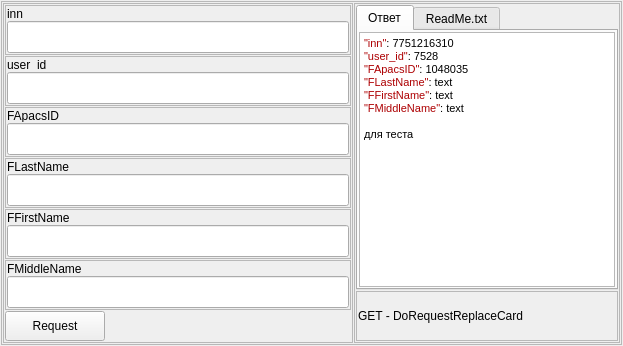
          <widget class="QWidget" name="tab_28">
           <attribute name="title">
            <string>Перевыпуск CardHolder</string>
           </attribute>
           <layout class="QHBoxLayout" name="horizontalLayout_15">
            <property name="spacing">
             <number>1</number>
            </property>
            <property name="leftMargin">
             <number>1</number>
            </property>
            <property name="topMargin">
             <number>1</number>
            </property>
            <property name="rightMargin">
             <number>1</number>
            </property>
            <property name="bottomMargin">
             <number>1</number>
            </property>
            <item>
             <widget class="QFrame" name="frame_39">
              <property name="frameShape">
               <enum>QFrame::StyledPanel</enum>
              </property>
              <property name="frameShadow">
               <enum>QFrame::Raised</enum>
              </property>
              <layout class="QHBoxLayout" name="horizontalLayout_16">
               <property name="spacing">
                <number>1</number>
               </property>
               <property name="leftMargin">
                <number>1</number>
               </property>
               <property name="topMargin">
                <number>1</number>
               </property>
               <property name="rightMargin">
                <number>1</number>
               </property>
               <property name="bottomMargin">
                <number>1</number>
               </property>
               <item alignment="Qt::AlignTop">
                <widget class="QFrame" name="frame_40">
                 <property name="minimumSize">
                  <size>
                   <width>350</width>
                   <height>0</height>
                  </size>
                 </property>
                 <property name="maximumSize">
                  <size>
                   <width>350</width>
                   <height>16777215</height>
                  </size>
                 </property>
                 <property name="frameShape">
                  <enum>QFrame::StyledPanel</enum>
                 </property>
                 <property name="frameShadow">
                  <enum>QFrame::Raised</enum>
                 </property>
                 <layout class="QVBoxLayout" name="verticalLayout_29">
                  <property name="spacing">
                   <number>1</number>
                  </property>
                  <property name="leftMargin">
                   <number>1</number>
                  </property>
                  <property name="topMargin">
                   <number>1</number>
                  </property>
                  <property name="rightMargin">
                   <number>1</number>
                  </property>
                  <property name="bottomMargin">
                   <number>1</number>
                  </property>
                  <item>
                   <widget class="QFrame" name="frame_42">
                    <property name="minimumSize">
                     <size>
                      <width>0</width>
                      <height>50</height>
                     </size>
                    </property>
                    <property name="maximumSize">
                     <size>
                      <width>16777215</width>
                      <height>50</height>
                     </size>
                    </property>
                    <property name="frameShape">
                     <enum>QFrame::StyledPanel</enum>
                    </property>
                    <property name="frameShadow">
                     <enum>QFrame::Raised</enum>
                    </property>
                    <layout class="QVBoxLayout" name="verticalLayout_31">
                     <property name="spacing">
                      <number>1</number>
                     </property>
                     <property name="leftMargin">
                      <number>1</number>
                     </property>
                     <property name="topMargin">
                      <number>1</number>
                     </property>
                     <property name="rightMargin">
                      <number>1</number>
                     </property>
                     <property name="bottomMargin">
                      <number>1</number>
                     </property>
                     <item>
                      <widget class="QLabel" name="label_19">
                       <property name="minimumSize">
                        <size>
                         <width>0</width>
                         <height>13</height>
                        </size>
                       </property>
                       <property name="maximumSize">
                        <size>
                         <width>16777215</width>
                         <height>13</height>
                        </size>
                       </property>
                       <property name="text">
                        <string>inn</string>
                       </property>
                      </widget>
                     </item>
                     <item>
                      <widget class="QLineEdit" name="text_inn_DoRequestReplaceCard">
                       <property name="minimumSize">
                        <size>
                         <width>0</width>
                         <height>32</height>
                        </size>
                       </property>
                       <property name="text">
                        <string/>
                       </property>
                      </widget>
                     </item>
                    </layout>
                   </widget>
                  </item>
                  <item>
                   <widget class="QFrame" name="frame_41">
                    <property name="minimumSize">
                     <size>
                      <width>0</width>
                      <height>50</height>
                     </size>
                    </property>
                    <property name="maximumSize">
                     <size>
                      <width>16777215</width>
                      <height>50</height>
                     </size>
                    </property>
                    <property name="frameShape">
                     <enum>QFrame::StyledPanel</enum>
                    </property>
                    <property name="frameShadow">
                     <enum>QFrame::Raised</enum>
                    </property>
                    <layout class="QVBoxLayout" name="verticalLayout_30">
                     <property name="spacing">
                      <number>1</number>
                     </property>
                     <property name="leftMargin">
                      <number>1</number>
                     </property>
                     <property name="topMargin">
                      <number>1</number>
                     </property>
                     <property name="rightMargin">
                      <number>1</number>
                     </property>
                     <property name="bottomMargin">
                      <number>1</number>
                     </property>
                     <item>
                      <widget class="QLabel" name="label_18">
                       <property name="minimumSize">
                        <size>
                         <width>0</width>
                         <height>13</height>
                        </size>
                       </property>
                       <property name="maximumSize">
                        <size>
                         <width>16777215</width>
                         <height>13</height>
                        </size>
                       </property>
                       <property name="text">
                        <string>user_id</string>
                       </property>
                      </widget>
                     </item>
                     <item>
                      <widget class="QLineEdit" name="text_user_id_DoRequestReplaceCard">
                       <property name="minimumSize">
                        <size>
                         <width>0</width>
                         <height>32</height>
                        </size>
                       </property>
                      </widget>
                     </item>
                    </layout>
                   </widget>
                  </item>
                  <item>
                   <widget class="QFrame" name="frame_47">
                    <property name="minimumSize">
                     <size>
                      <width>0</width>
                      <height>50</height>
                     </size>
                    </property>
                    <property name="maximumSize">
                     <size>
                      <width>16777215</width>
                      <height>50</height>
                     </size>
                    </property>
                    <property name="frameShape">
                     <enum>QFrame::StyledPanel</enum>
                    </property>
                    <property name="frameShadow">
                     <enum>QFrame::Raised</enum>
                    </property>
                    <layout class="QVBoxLayout" name="verticalLayout_34">
                     <property name="spacing">
                      <number>1</number>
                     </property>
                     <property name="leftMargin">
                      <number>1</number>
                     </property>
                     <property name="topMargin">
                      <number>1</number>
                     </property>
                     <property name="rightMargin">
                      <number>1</number>
                     </property>
                     <property name="bottomMargin">
                      <number>1</number>
                     </property>
                     <item>
                      <widget class="QLabel" name="label_25">
                       <property name="minimumSize">
                        <size>
                         <width>0</width>
                         <height>13</height>
                        </size>
                       </property>
                       <property name="maximumSize">
                        <size>
                         <width>16777215</width>
                         <height>13</height>
                        </size>
                       </property>
                       <property name="text">
                        <string>FApacsID</string>
                       </property>
                      </widget>
                     </item>
                     <item>
                      <widget class="QLineEdit" name="text_FApacsID_DoRequestReplaceCard">
                       <property name="minimumSize">
                        <size>
                         <width>0</width>
                         <height>32</height>
                        </size>
                       </property>
                      </widget>
                     </item>
                    </layout>
                   </widget>
                  </item>
                  <item>
                   <widget class="QFrame" name="frame_43">
                    <property name="minimumSize">
                     <size>
                      <width>0</width>
                      <height>50</height>
                     </size>
                    </property>
                    <property name="maximumSize">
                     <size>
                      <width>16777215</width>
                      <height>50</height>
                     </size>
                    </property>
                    <property name="frameShape">
                     <enum>QFrame::StyledPanel</enum>
                    </property>
                    <property name="frameShadow">
                     <enum>QFrame::Raised</enum>
                    </property>
                    <layout class="QVBoxLayout" name="verticalLayout_32">
                     <property name="spacing">
                      <number>1</number>
                     </property>
                     <property name="leftMargin">
                      <number>1</number>
                     </property>
                     <property name="topMargin">
                      <number>1</number>
                     </property>
                     <property name="rightMargin">
                      <number>1</number>
                     </property>
                     <property name="bottomMargin">
                      <number>1</number>
                     </property>
                     <item>
                      <widget class="QLabel" name="label_21">
                       <property name="minimumSize">
                        <size>
                         <width>0</width>
                         <height>13</height>
                        </size>
                       </property>
                       <property name="maximumSize">
                        <size>
                         <width>16777215</width>
                         <height>13</height>
                        </size>
                       </property>
                       <property name="text">
                        <string>FLastName</string>
                       </property>
                      </widget>
                     </item>
                     <item>
                      <widget class="QLineEdit" name="text_FLastName_DoRequestReplaceCard">
                       <property name="minimumSize">
                        <size>
                         <width>0</width>
                         <height>32</height>
                        </size>
                       </property>
                      </widget>
                     </item>
                    </layout>
                   </widget>
                  </item>
                  <item>
                   <widget class="QFrame" name="frame_46">
                    <property name="minimumSize">
                     <size>
                      <width>0</width>
                      <height>50</height>
                     </size>
                    </property>
                    <property name="maximumSize">
                     <size>
                      <width>16777215</width>
                      <height>50</height>
                     </size>
                    </property>
                    <property name="frameShape">
                     <enum>QFrame::StyledPanel</enum>
                    </property>
                    <property name="frameShadow">
                     <enum>QFrame::Raised</enum>
                    </property>
                    <layout class="QVBoxLayout" name="verticalLayout_33">
                     <property name="spacing">
                      <number>1</number>
                     </property>
                     <property name="leftMargin">
                      <number>1</number>
                     </property>
                     <property name="topMargin">
                      <number>1</number>
                     </property>
                     <property name="rightMargin">
                      <number>1</number>
                     </property>
                     <property name="bottomMargin">
                      <number>1</number>
                     </property>
                     <item>
                      <widget class="QLabel" name="label_24">
                       <property name="minimumSize">
                        <size>
                         <width>0</width>
                         <height>13</height>
                        </size>
                       </property>
                       <property name="maximumSize">
                        <size>
                         <width>16777215</width>
                         <height>13</height>
                        </size>
                       </property>
                       <property name="text">
                        <string>FFirstName</string>
                       </property>
                      </widget>
                     </item>
                     <item>
                      <widget class="QLineEdit" name="text_FFirstName_DoRequestReplaceCard">
                       <property name="minimumSize">
                        <size>
                         <width>0</width>
                         <height>32</height>
                        </size>
                       </property>
                      </widget>
                     </item>
                    </layout>
                   </widget>
                  </item>
                  <item>
                   <widget class="QFrame" name="frame_48">
                    <property name="minimumSize">
                     <size>
                      <width>0</width>
                      <height>50</height>
                     </size>
                    </property>
                    <property name="maximumSize">
                     <size>
                      <width>16777215</width>
                      <height>50</height>
                     </size>
                    </property>
                    <property name="frameShape">
                     <enum>QFrame::StyledPanel</enum>
                    </property>
                    <property name="frameShadow">
                     <enum>QFrame::Raised</enum>
                    </property>
                    <layout class="QVBoxLayout" name="verticalLayout_35">
                     <property name="spacing">
                      <number>1</number>
                     </property>
                     <property name="leftMargin">
                      <number>1</number>
                     </property>
                     <property name="topMargin">
                      <number>1</number>
                     </property>
                     <property name="rightMargin">
                      <number>1</number>
                     </property>
                     <property name="bottomMargin">
                      <number>1</number>
                     </property>
                     <item>
                      <widget class="QLabel" name="label_26">
                       <property name="minimumSize">
                        <size>
                         <width>0</width>
                         <height>13</height>
                        </size>
                       </property>
                       <property name="maximumSize">
                        <size>
                         <width>16777215</width>
                         <height>13</height>
                        </size>
                       </property>
                       <property name="text">
                        <string>FMiddleName</string>
                       </property>
                      </widget>
                     </item>
                     <item>
                      <widget class="QLineEdit" name="text_FMiddleName_DoRequestReplaceCard">
                       <property name="minimumSize">
                        <size>
                         <width>0</width>
                         <height>32</height>
                        </size>
                       </property>
                      </widget>
                     </item>
                    </layout>
                   </widget>
                  </item>
                  <item>
                   <widget class="QPushButton" name="bt_DoRequestReplaceCard">
                    <property name="minimumSize">
                     <size>
                      <width>100</width>
                      <height>30</height>
                     </size>
                    </property>
                    <property name="maximumSize">
                     <size>
                      <width>100</width>
                      <height>30</height>
                     </size>
                    </property>
                    <property name="text">
                     <string>Request</string>
                    </property>
                   </widget>
                  </item>
                 </layout>
                </widget>
               </item>
               <item>
                <widget class="QFrame" name="frame_53">
                 <property name="frameShape">
                  <enum>QFrame::StyledPanel</enum>
                 </property>
                 <property name="frameShadow">
                  <enum>QFrame::Raised</enum>
                 </property>
                 <layout class="QVBoxLayout" name="verticalLayout_37">
                  <property name="spacing">
                   <number>1</number>
                  </property>
                  <property name="leftMargin">
                   <number>1</number>
                  </property>
                  <property name="topMargin">
                   <number>1</number>
                  </property>
                  <property name="rightMargin">
                   <number>1</number>
                  </property>
                  <property name="bottomMargin">
                   <number>1</number>
                  </property>
                  <item>
                   <widget class="QTabWidget" name="tabWidget_15">
                    <property name="currentIndex">
                     <number>0</number>
                    </property>
                    <widget class="QWidget" name="tab_41">
                     <attribute name="title">
                      <string>Ответ</string>
                     </attribute>
                     <layout class="QHBoxLayout" name="horizontalLayout_72">
                      <property name="spacing">
                       <number>1</number>
                      </property>
                      <property name="leftMargin">
                       <number>1</number>
                      </property>
                      <property name="topMargin">
                       <number>1</number>
                      </property>
                      <property name="rightMargin">
                       <number>1</number>
                      </property>
                      <property name="bottomMargin">
                       <number>1</number>
                      </property>
                      <item>
                       <widget class="QTextBrowser" name="browser_DoRequestReplaceCard">
                        <property name="html">
                         <string>&lt;!DOCTYPE HTML PUBLIC &quot;-//W3C//DTD HTML 4.0//EN&quot; &quot;http://www.w3.org/TR/REC-html40/strict.dtd&quot;&gt;
&lt;html&gt;&lt;head&gt;&lt;meta name=&quot;qrichtext&quot; content=&quot;1&quot; /&gt;&lt;style type=&quot;text/css&quot;&gt;
p, li { white-space: pre-wrap; }
&lt;/style&gt;&lt;/head&gt;&lt;body style=&quot; font-family:'MS Shell Dlg 2'; font-size:8.25pt; font-weight:400; font-style:normal;&quot;&gt;
&lt;p style=&quot; margin-top:0px; margin-bottom:0px; margin-left:0px; margin-right:0px; -qt-block-indent:0; text-indent:0px;&quot;&gt;&lt;span style=&quot; font-family:'IBMPlexMono,  Courier New , monospace,Consolas,Courier New,monospace'; font-size:8pt; color:#ad0002;&quot;&gt;&amp;quot;inn&amp;quot;&lt;/span&gt;&lt;span style=&quot; font-family:'IBMPlexMono,  Courier New , monospace,Consolas,Courier New,monospace'; font-size:8pt; color:#000000;&quot;&gt;: 7751216310&lt;/span&gt;&lt;/p&gt;
&lt;p style=&quot; margin-top:0px; margin-bottom:0px; margin-left:0px; margin-right:0px; -qt-block-indent:0; text-indent:0px;&quot;&gt;&lt;span style=&quot; font-family:'IBMPlexMono,  Courier New , monospace,Consolas,Courier New,monospace'; font-size:8pt; color:#ad0002;&quot;&gt;&amp;quot;user_id&amp;quot;&lt;/span&gt;&lt;span style=&quot; font-family:'IBMPlexMono,  Courier New , monospace,Consolas,Courier New,monospace'; font-size:8pt; color:#000000;&quot;&gt;: 7528&lt;/span&gt;&lt;/p&gt;
&lt;p style=&quot; margin-top:0px; margin-bottom:0px; margin-left:0px; margin-right:0px; -qt-block-indent:0; text-indent:0px;&quot;&gt;&lt;span style=&quot; font-family:'IBMPlexMono,  Courier New , monospace,Consolas,Courier New,monospace'; font-size:8pt; color:#ad0002;&quot;&gt;&amp;quot;FApacsID&amp;quot;&lt;/span&gt;&lt;span style=&quot; font-family:'IBMPlexMono,  Courier New , monospace,Consolas,Courier New,monospace'; font-size:8pt; color:#000000;&quot;&gt;: 1048035&lt;/span&gt;&lt;/p&gt;
&lt;p style=&quot; margin-top:0px; margin-bottom:0px; margin-left:0px; margin-right:0px; -qt-block-indent:0; text-indent:0px;&quot;&gt;&lt;span style=&quot; font-family:'IBMPlexMono,  Courier New , monospace,Consolas,Courier New,monospace'; font-size:8pt; color:#ad0002;&quot;&gt;&amp;quot;FLastName&amp;quot;&lt;/span&gt;&lt;span style=&quot; font-family:'IBMPlexMono,  Courier New , monospace,Consolas,Courier New,monospace'; font-size:8pt; color:#000000;&quot;&gt;: text&lt;/span&gt;&lt;/p&gt;
&lt;p style=&quot; margin-top:0px; margin-bottom:0px; margin-left:0px; margin-right:0px; -qt-block-indent:0; text-indent:0px;&quot;&gt;&lt;span style=&quot; font-family:'IBMPlexMono,  Courier New , monospace,Consolas,Courier New,monospace'; font-size:8pt; color:#ad0002;&quot;&gt;&amp;quot;FFirstName&amp;quot;&lt;/span&gt;&lt;span style=&quot; font-family:'IBMPlexMono,  Courier New , monospace,Consolas,Courier New,monospace'; font-size:8pt; color:#000000;&quot;&gt;: text&lt;/span&gt;&lt;/p&gt;
&lt;p style=&quot; margin-top:0px; margin-bottom:0px; margin-left:0px; margin-right:0px; -qt-block-indent:0; text-indent:0px;&quot;&gt;&lt;span style=&quot; font-family:'IBMPlexMono,  Courier New , monospace,Consolas,Courier New,monospace'; font-size:8pt; color:#ad0002;&quot;&gt;&amp;quot;FMiddleName&amp;quot;&lt;/span&gt;&lt;span style=&quot; font-family:'IBMPlexMono,  Courier New , monospace,Consolas,Courier New,monospace'; font-size:8pt; color:#000000;&quot;&gt;: text&lt;/span&gt;&lt;/p&gt;
&lt;p style=&quot;-qt-paragraph-type:empty; margin-top:0px; margin-bottom:0px; margin-left:0px; margin-right:0px; -qt-block-indent:0; text-indent:0px; font-family:'IBMPlexMono,  Courier New , monospace,Consolas,Courier New,monospace'; font-size:8pt; color:#000000;&quot;&gt;&lt;br /&gt;&lt;/p&gt;
&lt;p style=&quot; margin-top:0px; margin-bottom:0px; margin-left:0px; margin-right:0px; -qt-block-indent:0; text-indent:0px;&quot;&gt;&lt;span style=&quot; font-family:'IBMPlexMono,  Courier New , monospace,Consolas,Courier New,monospace'; font-size:8pt; color:#000000;&quot;&gt;для теста&lt;/span&gt;&lt;/p&gt;&lt;/body&gt;&lt;/html&gt;</string>
                        </property>
                       </widget>
                      </item>
                     </layout>
                    </widget>
                    <widget class="QWidget" name="tab_42">
                     <attribute name="title">
                      <string>ReadMe.txt</string>
                     </attribute>
                     <layout class="QHBoxLayout" name="horizontalLayout_73">
                      <property name="spacing">
                       <number>1</number>
                      </property>
                      <property name="leftMargin">
                       <number>1</number>
                      </property>
                      <property name="topMargin">
                       <number>1</number>
                      </property>
                      <property name="rightMargin">
                       <number>1</number>
                      </property>
                      <property name="bottomMargin">
                       <number>1</number>
                      </property>
                      <item>
                       <widget class="QTextBrowser" name="readme_DoRequestReplaceCard">
                        <property name="html">
                         <string>&lt;!DOCTYPE HTML PUBLIC &quot;-//W3C//DTD HTML 4.0//EN&quot; &quot;http://www.w3.org/TR/REC-html40/strict.dtd&quot;&gt;
&lt;html&gt;&lt;head&gt;&lt;meta name=&quot;qrichtext&quot; content=&quot;1&quot; /&gt;&lt;style type=&quot;text/css&quot;&gt;
p, li { white-space: pre-wrap; }
&lt;/style&gt;&lt;/head&gt;&lt;body style=&quot; font-family:'MS Shell Dlg 2'; font-size:8.25pt; font-weight:400; font-style:normal;&quot;&gt;
&lt;p style=&quot; margin-top:0px; margin-bottom:0px; margin-left:0px; margin-right:0px; -qt-block-indent:0; text-indent:0px;&quot;&gt;Информация отсутствует!&lt;/p&gt;&lt;/body&gt;&lt;/html&gt;</string>
                        </property>
                       </widget>
                      </item>
                     </layout>
                    </widget>
                   </widget>
                  </item>
                  <item>
                   <widget class="QFrame" name="frame_54">
                    <property name="minimumSize">
                     <size>
                      <width>0</width>
                      <height>50</height>
                     </size>
                    </property>
                    <property name="maximumSize">
                     <size>
                      <width>16777215</width>
                      <height>50</height>
                     </size>
                    </property>
                    <property name="frameShape">
                     <enum>QFrame::StyledPanel</enum>
                    </property>
                    <property name="frameShadow">
                     <enum>QFrame::Raised</enum>
                    </property>
                    <layout class="QHBoxLayout" name="horizontalLayout_17">
                     <property name="spacing">
                      <number>1</number>
                     </property>
                     <property name="leftMargin">
                      <number>1</number>
                     </property>
                     <property name="topMargin">
                      <number>1</number>
                     </property>
                     <property name="rightMargin">
                      <number>1</number>
                     </property>
                     <property name="bottomMargin">
                      <number>1</number>
                     </property>
                     <item>
                      <widget class="QLabel" name="label_31">
                       <property name="text">
                        <string>GET - DoRequestReplaceCard</string>
                       </property>
                      </widget>
                     </item>
                    </layout>
                   </widget>
                  </item>
                 </layout>
                </widget>
               </item>
              </layout>
             </widget>
            </item>
           </layout>
          </widget>
